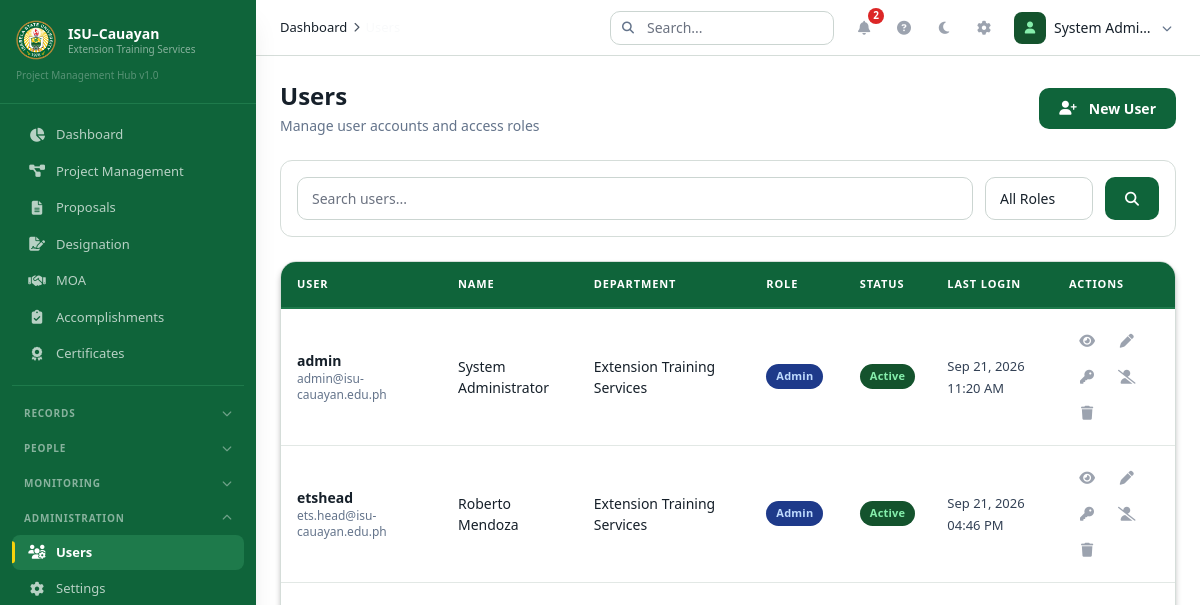
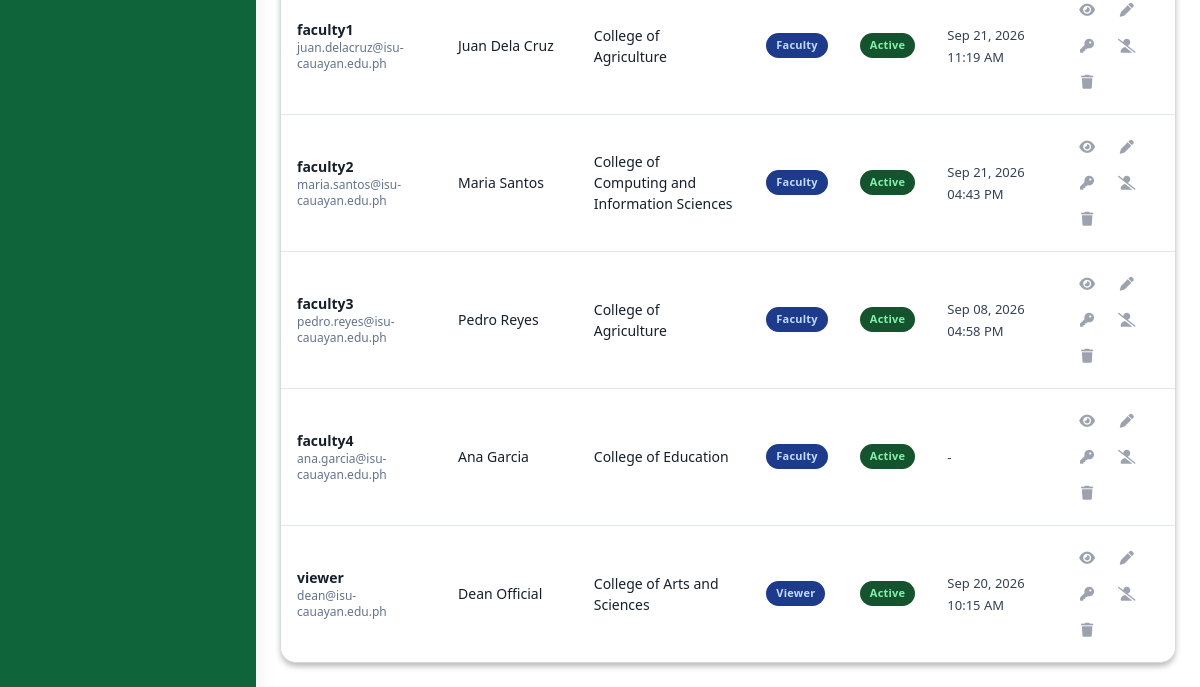
The page /index.php?module=users (signed in) on the database as committed earlier (2 pictures, top to bottom).
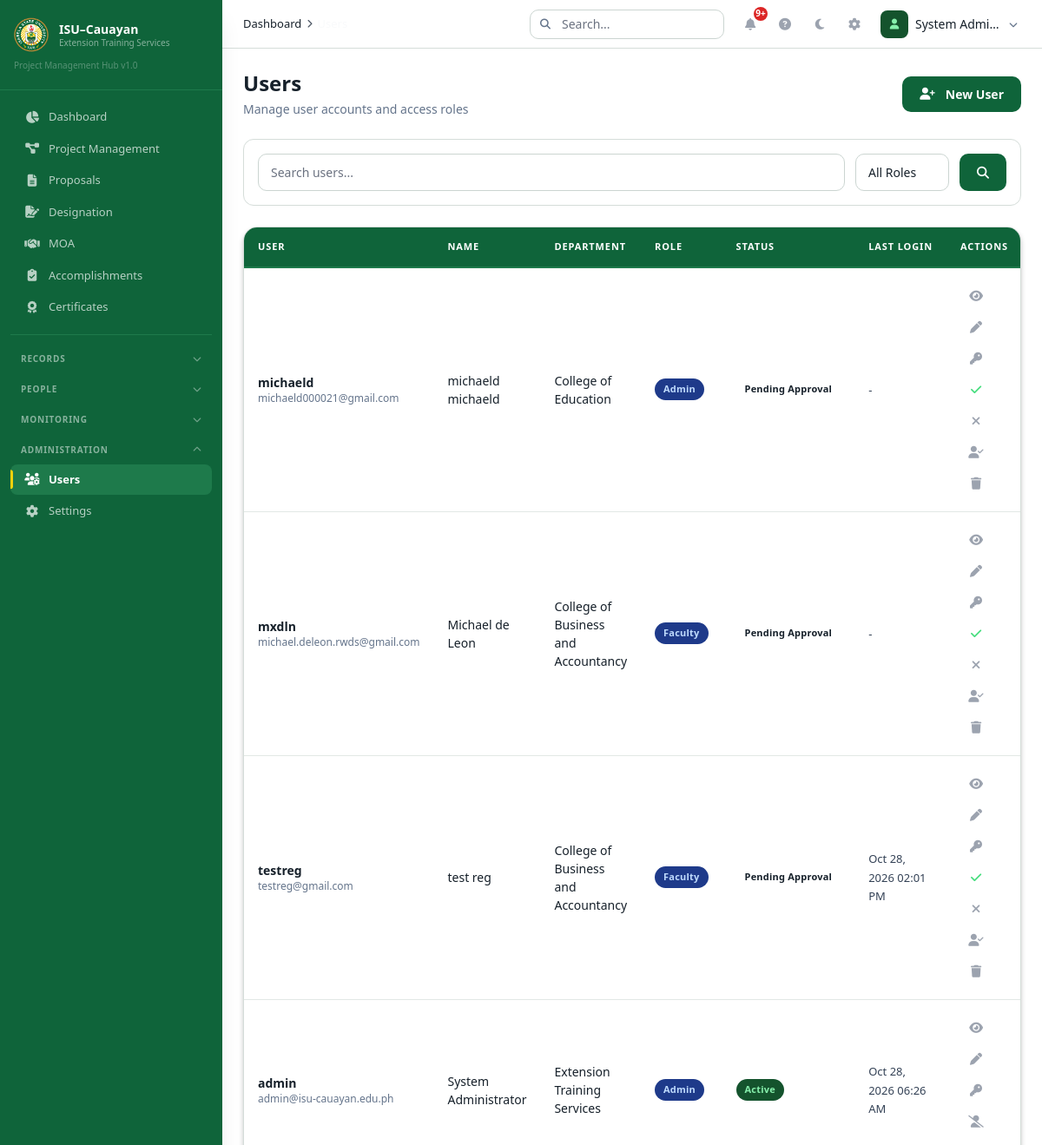
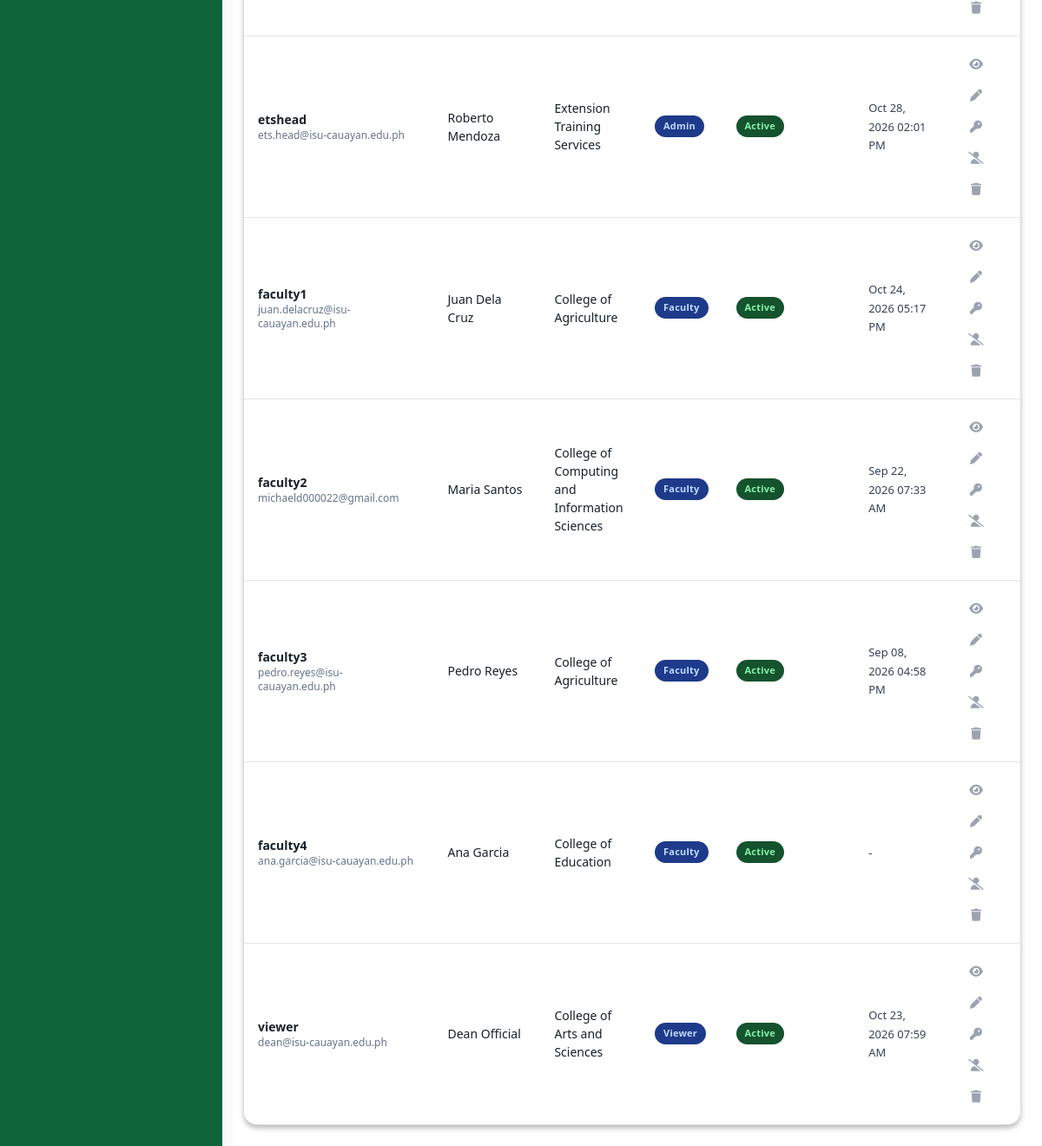
The same page on the database as committed later (2 pictures, top to bottom).
### tables this page shows
CREATE TABLE `faculty_profiles` (
  `id` int(11) NOT NULL,
  `user_id` int(11) NOT NULL,
  `employee_id` varchar(20) NOT NULL,
  `first_name` varchar(100) NOT NULL,
  `last_name` varchar(100) NOT NULL,
  `middle_name` varchar(100) DEFAULT NULL,
  `department_id` int(11) DEFAULT NULL,
  `position` varchar(100) DEFAULT NULL,
  `contact_number` varchar(20) DEFAULT NULL,
  `email` varchar(100) DEFAULT NULL,
  `specialization` text DEFAULT NULL,
  `is_extensionist` tinyint(1) NOT NULL DEFAULT 0,
  `profile_picture` varchar(255) DEFAULT NULL,
  `created_at` datetime NOT NULL DEFAULT current_timestamp(),
  `updated_at` datetime NOT NULL DEFAULT current_timestamp() ON UPDATE current_timestamp()
);

CREATE TABLE `users` (
  `id` int(11) NOT NULL,
  `username` varchar(50) NOT NULL,
  `email` varchar(100) NOT NULL,
  `password` varchar(255) NOT NULL,
  `role` enum('admin','faculty','viewer') NOT NULL DEFAULT 'faculty',
  `is_active` tinyint(1) NOT NULL DEFAULT 1,
  `registration_status` enum('approved','pending','rejected') NOT NULL DEFAULT 'approved',
  `registration_reviewed_by` int(11) DEFAULT NULL,
  `registration_reviewed_at` datetime DEFAULT NULL,
  `registration_rejection_reason` varchar(500) DEFAULT NULL,
  `email_verified` tinyint(1) NOT NULL DEFAULT 0,
  `last_login` datetime DEFAULT NULL,
  `last_password_change` datetime DEFAULT NULL,
  `created_at` datetime NOT NULL DEFAULT current_timestamp(),
  `updated_at` datetime NOT NULL DEFAULT current_timestamp() ON UPDATE current_timestamp(),
  `deleted_at` datetime DEFAULT NULL
);

CREATE TABLE `departments` (
  `id` int(11) NOT NULL,
  `name` varchar(150) NOT NULL,
  `code` varchar(20) DEFAULT NULL,
  `is_active` tinyint(1) NOT NULL DEFAULT 1,
  `created_at` datetime NOT NULL DEFAULT current_timestamp()
);

### views/users/index.php (the view, shortened to what the changed rows need)
<?php
$search = $_GET['search'] ?? '';
?>
<div class="flex flex-col md:flex-row md:items-center justify-between gap-4 mb-6">
    <div><h1 class="text-2xl font-bold text-[#F9FAFB]">Users</h1><p class="text-[#9CA3AF] text-sm mt-1">Manage user accounts and access roles</p></div>
    <div class="flex flex-wrap gap-2"><button onclick="openCreateUser()" class="btn-primary"><i class="fas fa-user-plus mr-1"></i> New User</button></div>
</div>
<div class="filter-bar mb-6">
    <form method="GET" class="flex flex-col md:flex-row gap-3">
        <div class="flex-1 min-w-0"><input type="search" name="search" value="<?= e($search) ?>" placeholder="Search users..." class="filter-input" aria-label="Search users"></div>
        <select name="role" class="filter-select" aria-label="Role">
            <option value="">All Roles</option>
        </select>
        <button type="submit" class="btn-primary" aria-label="Search"><i class="fas fa-search"></i></button>
    </form>
</div>
<div class="data-table-container">
    <div class="overflow-x-auto">
        <table class="data-table">
            <thead><tr><th>User</th><th>Name</th><th>Department</th><th>Role</th><th>Status</th><th>Last Login</th><th>Actions</th></tr></thead>
            <tbody>
            <?php foreach ($users as $u): ?>
                <tr>
                    <td data-label="User"><span class="table-title"><?= e($u['username']) ?></span><p class="text-xs text-[#6B7280]"><?= e($u['email']) ?></p></td>
                    <td data-label="Name"><?= e(trim(($u['first_name'] ?? '') . ' ' . ($u['last_name'] ?? '')) ?: '-') ?></td>
                    <td data-label="Department"><?= e($u['department_name'] ?? '-') ?></td>
                    <td data-label="Role"><span class="badge badge-submitted"><?= e(ucfirst($u['role'])) ?></span></td>
                    <td data-label="Status"><span class="badge <?= ($u['registration_status'] ?? 'approved') === 'pending' ? 'badge-under-review' : ($u['is_active'] ? 'badge-approved' : 'badge-archived') ?>"><?= ($u['registration_status'] ?? 'approved') === 'pending' ? 'Pending Approval' : ($u['is_active'] ? 'Active' : 'Inactive') ?></span></td>
                    <td data-label="Last Login"><span class="table-date"><?= $u['last_login'] ? formatDateTime($u['last_login']) : '-' ?></span></td>
                    <td data-label="Actions">
                        <button onclick="viewUser(<?= (int)$u['id'] ?>, this)" class="action-btn" title="View" aria-label="View"><i class="fas fa-eye"></i></button>
                        <button onclick="editUser(<?= (int)$u['id'] ?>, this)" class="action-btn" title="Edit" aria-label="Edit"><i class="fas fa-pen"></i></button>
                        <button onclick="changeUserPassword(<?= (int)$u['id'] ?>, this)" class="action-btn" title="Change password" aria-label="Change password"><i class="fas fa-key"></i></button>
                        <?php if (($u['registration_status'] ?? 'approved') === 'pending'): ?><button onclick="reviewRegistration(<?= (int)$u['id'] ?>, 'approved', this)" class="action-btn" title="Approve registration" aria-label="Approve registration"><i class="fas fa-check text-green-400"></i></button><button onclick="reviewRegistration(<?= (int)$u['id'] ?>, 'rejected', this)" class="action-btn action-btn-danger" title="Reject registration" aria-label="Reject registration"><i class="fas fa-times"></i></button><?php endif; ?>
                        <button onclick="toggleUserStatus(<?= (int)$u['id'] ?>, this)" class="action-btn" title="<?= $u['is_active'] ? 'Deactivate' : 'Activate' ?>" aria-label="<?= $u['is_active'] ? 'Deactivate' : 'Activate' ?>"><i class="fas <?= $u['is_active'] ? 'fa-user-slash' : 'fa-user-check' ?>"></i></button>
                        <button onclick="deleteUser(<?= (int)$u['id'] ?>, this)" class="action-btn action-btn-danger" title="Delete" aria-label="Delete"><i class="fas fa-trash"></i></button>
                    </td>
                </tr>
            <?php endforeach; ?>
            </tbody>
        </table>
    </div>
</div>

### layouts/sidebar.php (shortened to what the changed rows need)
<?php
$currentPage = $_GET['module'] ?? 'dashboard';
$user = currentUser();
$projectPages = ['projects', 'programs', 'components', 'activities', 'project-files'];
$primaryItems = [
    ['icon' => 'fas fa-chart-pie', 'label' => 'Dashboard', 'module' => 'dashboard', 'roles' => ['admin','faculty','viewer']],
    ['icon' => 'fas fa-diagram-project', 'label' => 'Project Management', 'module' => 'projects', 'roles' => ['admin','faculty','viewer'], 'children' => [
        ['icon' => 'fas fa-layer-group', 'label' => 'Programs', 'module' => 'programs'],
        ['icon' => 'fas fa-folder-open', 'label' => 'Projects', 'module' => 'projects'],
        ['icon' => 'fas fa-puzzle-piece', 'label' => 'Components', 'module' => 'components'],
        ['icon' => 'fas fa-calendar-check', 'label' => 'Activities', 'module' => 'activities'],
        ['icon' => 'fas fa-folder-tree', 'label' => 'Files', 'module' => 'project-files'],
    ]],
    ['icon' => 'fas fa-file-alt', 'label' => 'Proposals', 'module' => 'proposals', 'roles' => ['admin','faculty']],
    ['icon' => 'fas fa-file-signature', 'label' => 'Designation', 'module' => 'designations', 'roles' => ['admin','faculty','viewer']],
    ['icon' => 'fas fa-handshake', 'label' => 'MOA', 'module' => 'moa', 'roles' => ['admin','faculty','viewer']],
    ['icon' => 'fas fa-clipboard-check', 'label' => 'Accomplishments', 'module' => 'reports', 'roles' => ['admin','faculty','viewer']],
    ['icon' => 'fas fa-award', 'label' => 'Certificates', 'module' => 'certificates', 'roles' => ['admin','faculty','viewer']],
];
$navGroups = [
    'records' => [
        'label' => 'Records',
        'items' => [
            ['icon' => 'fas fa-archive', 'label' => 'Documents', 'module' => 'documents', 'roles' => ['admin','faculty','viewer']],
        ]
    ],
    'people' => [
        'label' => 'People',
        'items' => [
            ['icon' => 'fas fa-user-tie', 'label' => 'Faculty', 'module' => 'faculty', 'roles' => ['admin','viewer']],
            ['icon' => 'fas fa-building', 'label' => 'Partners', 'module' => 'partners', 'roles' => ['admin']],
            ['icon' => 'fas fa-people-group', 'label' => 'Beneficiaries', 'module' => 'beneficiaries', 'roles' => ['admin']],
        ]
    ],
    'monitoring' => [
        'label' => 'Monitoring',
        'items' => [
            ['icon' => 'fas fa-chart-bar', 'label' => 'Analytics', 'module' => 'analytics', 'roles' => ['admin','viewer']],
            ['icon' => 'fas fa-history', 'label' => 'Audit Logs', 'module' => 'audit-logs', 'roles' => ['admin']],
        ]
    ],
    'admin' => [
        'label' => 'Administration',
        'items' => [
            ['icon' => 'fas fa-users-cog', 'label' => 'Users', 'module' => 'users', 'roles' => ['admin']],
            ['icon' => 'fas fa-cog', 'label' => 'Settings', 'module' => 'settings', 'roles' => ['admin']],
        ]
    ],
];
$activeGroup = '';
foreach ($navGroups as $groupKey => $group) {
    foreach ($group['items'] as $item) {
        if ($item['module'] === $currentPage) {
            $activeGroup = $groupKey;
            break;
        }
    }
}
?>
<aside id="sidebar" class="sidebar fixed inset-y-0 left-0 z-50 w-64 transform -translate-x-full lg:translate-x-0 transition-transform duration-200 ease-in-out shadow-xl">
    <div class="px-4 py-5 border-b border-[#1E7A4B]">
        <div class="flex items-center gap-3">
            <img src="<?= SITE_URL ?>/assets/images/logo.png" alt="ISU Logo" class="w-10 h-10 object-contain" onerror="this.style.display='none'">
            <div>
                <h2 class="text-white font-bold text-sm leading-tight">ISU–Cauayan</h2>
                <p class="text-[10px] text-white/50 leading-tight">Extension Training Services</p>
            </div>
        </div>
        <p class="text-[10px] text-white/30 mt-2">Project Management Hub v1.0</p>
    </div>
    <nav class="mt-3 px-3 overflow-y-auto h-[calc(100vh-7rem)]" aria-label="Main navigation">
        <div class="pb-3 mb-3 border-b border-[#1E7A4B]" data-primary-navigation>
            <?php foreach ($primaryItems as $item): ?>
                <?php if (!in_array($user['role'], $item['roles'], true)) continue;
                $isActive = $currentPage === $item['module'] || ($item['module'] === 'projects' && in_array($currentPage, $projectPages, true)); ?>
                <a href="<?= SITE_URL ?>/index.php?module=<?= $item['module'] ?>" class="sidebar-item <?= $isActive ? 'active' : '' ?>" <?= $isActive ? 'aria-current="page"' : '' ?> aria-label="<?= e($item['label']) ?>">
                    <i class="<?= $item['icon'] ?>" aria-hidden="true"></i><span><?= e($item['label']) ?></span>
                </a>
            <?php endforeach; ?>
        </div>
        <?php foreach ($navGroups as $groupKey => $group): ?>
            <?php
            $isOpen = ($activeGroup === $groupKey);
            ?>
            <div class="sidebar-group <?= $isOpen ? 'open' : '' ?>" data-group="<?= $groupKey ?>">
                <div class="sidebar-group-header" onclick="toggleSidebarGroup('<?= $groupKey ?>')" role="button" tabindex="0" aria-expanded="<?= $isOpen ? 'true' : 'false' ?>">
                    <span class="group-label"><?= $group['label'] ?></span>
                    <i class="fas fa-chevron-down group-chevron"></i>
                </div>
                <div class="sidebar-group-items">
                    <?php foreach ($group['items'] as $item): ?>
                        <?php if (in_array($user['role'], $item['roles'])): ?>
                            <a href="<?= SITE_URL ?>/index.php?module=<?= $item['module'] ?>"
                               class="sidebar-item <?= $currentPage === $item['module'] ? 'active' : '' ?>"
                               aria-label="<?= $item['label'] ?>">
                                <i class="<?= $item['icon'] ?>"></i>
                                <span><?= $item['label'] ?></span>
                            </a>
                        <?php endif; ?>
                    <?php endforeach; ?>
                </div>
            </div>
        <?php endforeach; ?>
    </nav>
</aside>

### layouts/topnav.php (shortened to what the changed rows need)
<?php
$user = currentUser();
$notifCount = getUnreadNotificationCount($user['id']);
$currentPage = $_GET['module'] ?? 'dashboard';
$pageLabels = [
    'dashboard' => 'Dashboard',
    'programs' => 'Programs',
    'projects' => 'Project Management',
    'project-files' => 'Project Files',
    'designations' => 'Designation',
    'components' => 'Components',
    'activities' => 'Activities',
    'faculty' => 'Faculty',
    'proposals' => 'Proposals',
    'documents' => 'Documents',
    'explorer' => 'Drive',
    'reports' => 'Accomplishments',
    'moa' => 'MOA',
    'certificates' => 'Certificates',
    'partners' => 'Partner Agencies',
    'beneficiaries' => 'Beneficiaries',
    'notifications' => 'Notifications',
    'audit-logs' => 'Audit Logs',
    'settings' => 'Settings',
];
$breadcrumbs = [['label' => 'Dashboard', 'url' => SITE_URL . '/index.php']];
if ($currentPage !== 'dashboard') {
    $breadcrumbs[] = ['label' => $pageLabels[$currentPage] ?? ucfirst($currentPage), 'url' => SITE_URL . '/index.php?module=' . $currentPage];
}
?>
<header class="bg-[#1F2937] border-b border-[#374151] h-14 flex items-center justify-between px-4 md:px-6 sticky top-0 z-30">
    <div class="flex items-center gap-4">
        <nav class="breadcrumb hidden md:flex" aria-label="Breadcrumb">
            <?php foreach ($breadcrumbs as $i => $crumb): ?>
                <?php if ($i > 0): ?>
                    <span class="breadcrumb-separator"><i class="fas fa-chevron-right"></i></span>
                <?php endif; ?>
                <?php if ($crumb['url'] && $i < count($breadcrumbs) - 1): ?>
                    <a href="<?= $crumb['url'] ?>" class="breadcrumb-item hover:text-[#D1D5DB] transition-colors"><?= $crumb['label'] ?></a>
                <?php else: ?>
                    <span class="breadcrumb-item active"><?= $crumb['label'] ?></span>
                <?php endif; ?>
            <?php endforeach; ?>
        </nav>
    </div>
    <div class="flex items-center gap-1">
        <div class="hidden lg:block mr-2">
            <form action="<?= SITE_URL ?>/index.php" method="GET">
                <div class="relative">
                    <i class="fas fa-search absolute left-3 top-1/2 -translate-y-1/2 text-[#6B7280] text-xs"></i>
                    <input type="text" name="q" placeholder="Search..." class="filter-input pl-9 w-56 text-sm py-1.5" value="<?= e($_GET['q'] ?? '') ?>">
                </div>
            </form>
        </div>
        <div class="relative" id="notif-dropdown-container">
            <button onclick="toggleNotifDropdown()" class="action-btn relative" aria-label="Notifications">
                <i class="fas fa-bell text-sm"></i>
                <?php if ($notifCount > 0): ?>
                    <span class="absolute -top-0.5 -right-0.5 bg-[#DC2626] text-white text-[10px] rounded-full w-4 h-4 flex items-center justify-center font-bold" id="notif-badge"><?= $notifCount > 9 ? '9+' : $notifCount ?></span>
                <?php endif; ?>
            </button>
        </div>
        <button onclick="openUserManual()" class="action-btn" aria-label="User Manual" title="User Manual">
            <i class="fas fa-question-circle text-sm"></i>
        </button>
        <button onclick="toggleTheme()" class="action-btn" id="theme-toggle" aria-label="Switch theme" title="Switch theme">
        </button>
        <?php if ($user['role'] === 'admin'): ?>
            <a href="<?= SITE_URL ?>/index.php?module=settings" class="action-btn" aria-label="Settings">
                <i class="fas fa-cog text-sm"></i>
            </a>
        <?php endif; ?>
        <div class="relative ml-1" id="user-dropdown-container">
            <button onclick="toggleUserDropdown()" class="flex items-center gap-2 p-1 rounded-lg hover:bg-[#324152] transition-colors">
                <div class="w-8 h-8 bg-[#14532D] rounded-lg flex items-center justify-center">
                    <i class="fas fa-user text-[#86EFAC] text-xs"></i>
                </div>
                <span class="hidden md:block text-sm font-medium text-[#F9FAFB] max-w-[100px] truncate"><?= e($user['name'] ?: $user['username']) ?></span>
                <i class="fas fa-chevron-down text-[10px] text-[#6B7280] hidden md:block"></i>
            </button>
        </div>
    </div>
</header>

Rows that differ between the two databases and show on the page:
changed through a linked row, faculty_profiles "System Administrator": user.last_login "Sep 21, 2026 11:20 AM" → "Oct 28, 2026 06:26 AM"
added faculty_profiles: user.username "michaeld", user.email "michaeld000021@gmail.com", first_name+last_name "michaeld michaeld", department.name "College of Education", user.role "Admin", shows "Pending Approval"
added faculty_profiles: user.username "mxdln", user.email "michael.deleon.rwds@gmail.com", first_name+last_name "Michael de Leon", department.name "College of Business and Accountancy", user.role "Faculty", shows "Pending Approval"
added faculty_profiles: user.username "testreg", user.email "testreg@gmail.com", first_name+last_name "test reg", department.name "College of Business and Accountancy", user.role "Faculty", shows "Pending Approval", user.last_login "Oct 28, 2026 02:01 PM"
changed through a linked row, faculty_profiles "Roberto Mendoza": user.last_login "Sep 21, 2026 04:46 PM" → "Oct 28, 2026 02:01 PM"
changed through a linked row, faculty_profiles "Juan Dela Cruz": user.last_login "Sep 21, 2026 11:19 AM" → "Oct 24, 2026 05:17 PM"
changed through a linked row, faculty_profiles "Maria Santos": user.email "maria.santos@isu-cauayan.edu.ph" → "michaeld000022@gmail.com"; user.last_login "Sep 21, 2026 04:43 PM" → "Sep 22, 2026 07:33 AM"
changed through a linked row, faculty_profiles "Dean Official": user.last_login "Sep 20, 2026 10:15 AM" → "Oct 23, 2026 07:59 AM"
Other text that changed with them:
$notifCount: "2" → (not shown)
text now shown: "9+"
